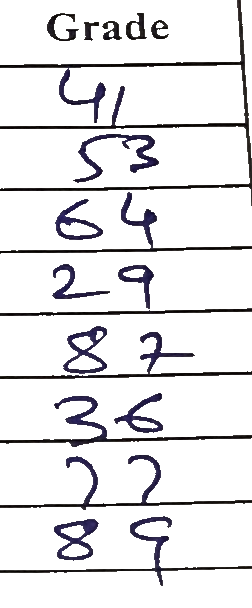
#> input picture last-column-extraction/white_image.png, 252 x 608 px, found by its file name
$ python extract_blue.py
#> lines starting #> are read from the running program, lines starting #| are printed output that depends on the picture; after the words box and inside, x2 and y2 are one past the last pixel; in counts of white or black regions, pixels touching at a corner belong together
import cv2
import numpy as np

# Load the image
image = cv2.imread('/Users/vansh/PycharmProjects/Text-Extractor/last-column-extraction/white_image.png')
#> image is the input picture: shape (608, 252, 3); mean B, G, R 231.7, 229.8, 230.4

# Convert the image to the HSV color space
hsv = cv2.cvtColor(image, cv2.COLOR_BGR2HSV)
#> hsv: shape (608, 252, 3); mean H, S, V 9.3, 11.2, 232

# Define the lower and upper range for blue color in HSV
lower_blue = np.array([40, 20, 30])
upper_blue = np.array([150, 255, 255])


# Create a mask for the blue color
blue_mask = cv2.inRange(hsv, lower_blue, upper_blue)
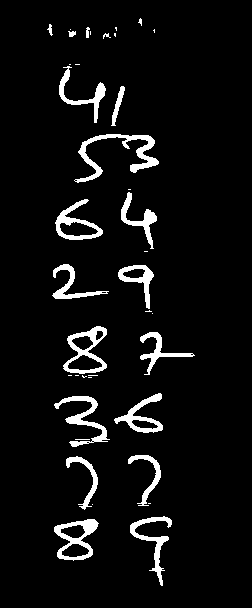
#> blue_mask: shape (608, 252); 5.8% white; 39 white regions (20 under 20 px), largest, box (x1, y1, x2, y2) and area: (74, 134, 159, 183) 1017, (63, 326, 107, 374) 758, (54, 519, 99, 561) 750

# Invert the mask to get the black line
black_mask = cv2.bitwise_not(blue_mask)

# Apply the mask to the original image to extract the blue pen stroke
result = cv2.bitwise_and(image, image, mask=blue_mask)
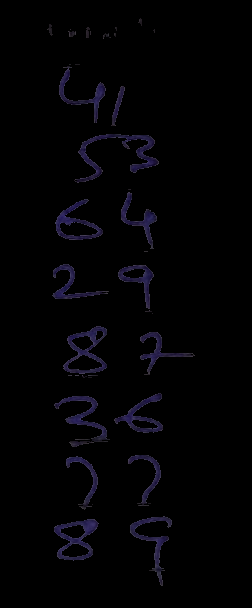
#> result: shape (608, 252, 3); mean B, G, R 4.1, 2.1, 2.5

# Convert the result to grayscale
gray_result = cv2.cvtColor(result, cv2.COLOR_BGR2GRAY)
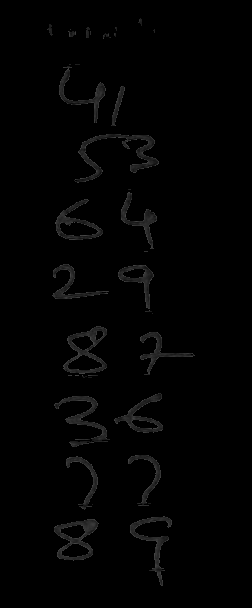
#> gray_result: shape (608, 252); min 0, max 73, mean 2.4


ret, bw_img = cv2.threshold(gray_result, 0, 255, cv2.THRESH_BINARY_INV)

# converting to its binary form
bw = cv2.threshold(gray_result, 127, 255, cv2.THRESH_BINARY)
bw_img = cv2.medianBlur(bw_img,5)
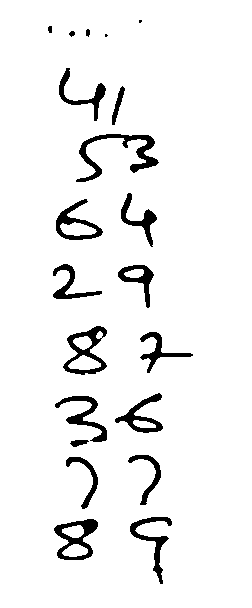
#> bw_img: shape (608, 252); 94.3% white; 21 black regions (2 under 20 px), largest, box (x1, y1, x2, y2) and area: (76, 134, 159, 182) 1017, (63, 326, 107, 375) 786, (54, 519, 98, 560) 758
cv2.imshow("Binary", bw_img)

# Apply Otsu's thresholding
# binary, _ = cv2.threshold(gray_result, 200, 255, cv2.THRESH_BINARY + cv2.THRESH_OTSU)

# Save the resulting image
cv2.imwrite('blue_pen_stroke.jpg', bw_img)

# Display the result (optional)

cv2.waitKey(0)
cv2.destroyAllWindows()

$ run again, with last-column-extraction/modified_image.png copied over last-column-extraction/white_image.png
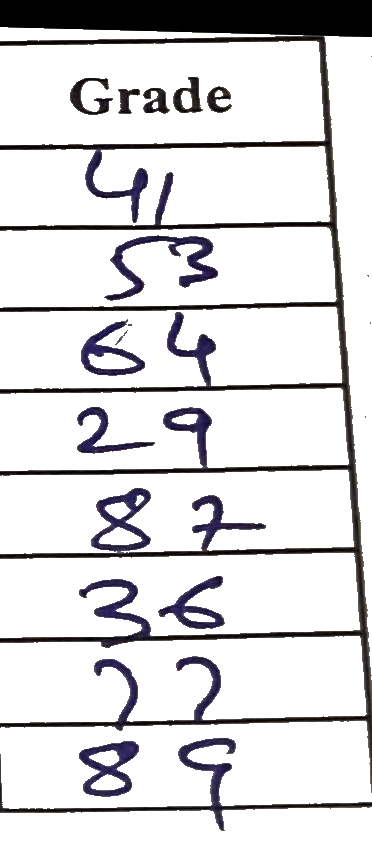
#> input picture last-column-extraction/modified_image.png, 372 x 861 px, found by its file name
#> image is the input picture: shape (861, 372, 3); mean B, G, R 218.7, 216.8, 217.6
#> hsv: shape (861, 372, 3); mean H, S, V 9.8, 13.4, 219.2
#> `blue_mask = cv2.inRange(hsv, lower_blue, upper_blue)`:
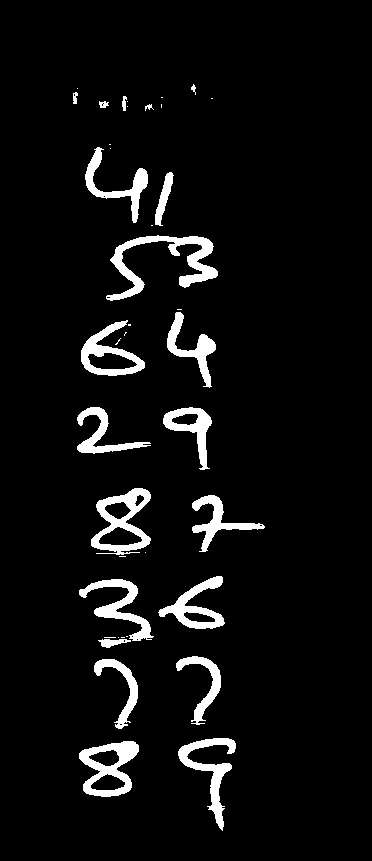
#> blue_mask: shape (861, 372); 5.8% white; 40 white regions (19 under 20 px), largest, box (x1, y1, x2, y2) and area: (106, 235, 218, 301) 2112, (91, 488, 151, 555) 1693, (79, 741, 139, 797) 1581
#> `bw_img = cv2.medianBlur(bw_img,5)`:
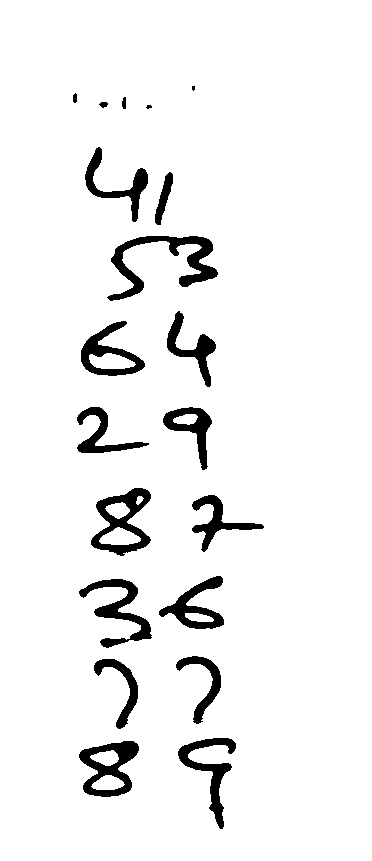
#> bw_img: shape (861, 372); 94.2% white; 20 black regions (2 under 20 px), largest, box (x1, y1, x2, y2) and area: (107, 236, 218, 301) 2107, (91, 488, 151, 556) 1705, (79, 741, 139, 797) 1594
